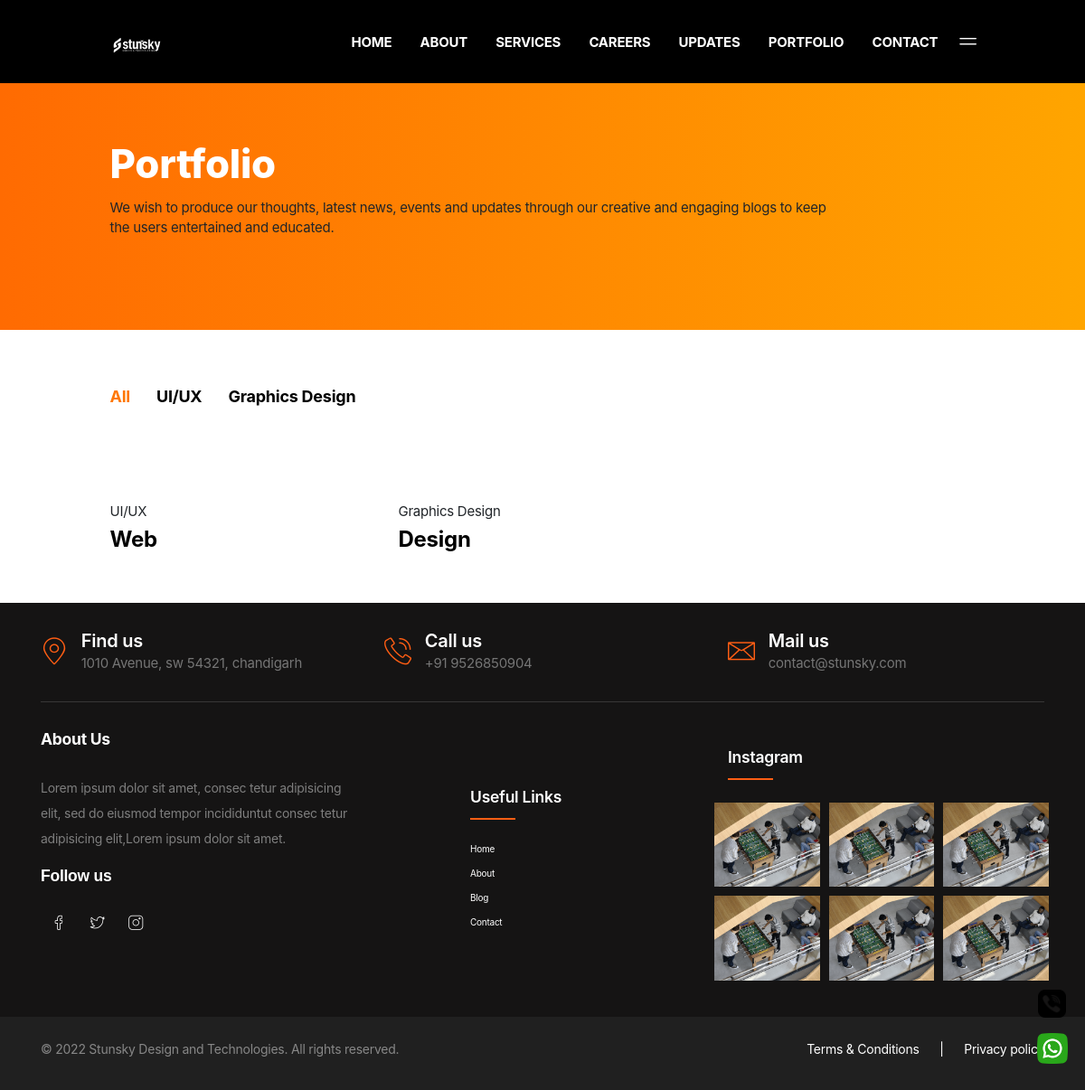
The app's page /portfolio with its own data.
### web/models.py (models this page shows, shortened)
class Category(models.Model):
    title = models.CharField(max_length=200)
    is_active = models.BooleanField(default=True)
    class Meta:
        verbose_name_plural = ("Categories")
    def __str__(self):
        return str(self.title)

class Portfolio(models.Model):
    category = models.ForeignKey(Category, on_delete=models.CASCADE)
    image = VersatileImageField('Image',upload_to='images/portfolio/')
    title = models.TextField(max_length=200)
    class Meta:
        verbose_name_plural = ("Portfolio")

### web/views.py (the view)
# urls.py: path('portfolio', views.portfolio, name="portfolio"),
def portfolio(request):
    category = Category.objects.filter(is_active = True)
    portfolio = Portfolio.objects.all()
    context = {
        "is_product" : True,
        "category" : category,
        "portfolio" : portfolio,
    }
    return render(request, 'portfolio.html', context)

### templates/portfolio.html (shortened to what this page needs)
{% extends 'partials/base.html' %}
{% load static %}
{% block content %}
<link rel="stylesheet" href="https://maxcdn.bootstrapcdn.com/bootstrap/3.3.7/css/bootstrap.min.css">
<main class="ptf-main">
<article class="ptf-page ptf-page--portfolio-grid">
	<section class="has-accent-1-background banner other">
		<div class="ptf-spacer" style=" --ptf-xxl: 16rem; --ptf-md: 12rem; --ptf-sm: 16rem;"></div>
			<div class="container-xxl">
				<div class="row">
					<div class="col-xl-10">
						<div class="ptf-animated-block" data-aos="fade" data-aos-delay="0">
							<h1 class="fz-70 fz-40--md fw-extrabold lh-1p1 has-white-color">Portfolio</h1>
							<div class="ptf-spacer" style=" --ptf-xxl:1rem;"></div>
							<p class="fz-18">We wish to produce our thoughts, latest news, events and updates through our creative and engaging blogs to keep the users entertained and educated.</p>
						</div>
					</div>
				</div>
				<div class="ptf-spacer" style=" --ptf-xxl: 4.375rem; --ptf-sm: 3.375rem;"></div>
			</div>
	</section>
	<section>
		<div class="ptf-spacer" style=" --ptf-xxl: 5rem; --ptf-sm: 2rem;"></div>
		<div class="container-xxl">
			<div class="ptf-animated-block" data-aos="fade" data-aos-delay="0">
				<ul class="ptf-filters ptf-filters--style-1" id="ptf-filter-grid">
					<li class="filter-item filter-item-active" data-filter="*">All</li>
					{% for categories in category %}
					<li class="filter-item" data-filter=".{{categories.title|slugify}}">{{categories.title}}</li>
					{% endfor %}
				</ul>
			</div>
			<div class="ptf-spacer" style=" --ptf-xxl: 6.25rem; --ptf-md: 3.125rem;"></div>
			<div class="ptf-animated-block" data-aos="fade" data-aos-delay="0">
				<div class="ptf-isotope-grid" data-columns="3" data-layout="masonry" data-x-gap="0" data-y-gap="10" data-controls="#ptf-filter-grid">
					{% for portfolios in portfolio %}
					<div class=" grid-item filter-1 filter-4 filter-7 {{portfolios.category.title|slugify}}">
						<article class="ptf-work ptf-work--style-1 ptf-work--large-title">
							<div class="ptf-work__media"><a class="ptf-work__link" href="{{portfolios.image.url}}"></a><img src=" {{portfolios.image.crop.675x675}} " alt="" loading="lazy">
							</div>
							<div class="ptf-work__meta">
								<div class="ptf-work__category">{{portfolios.category}}
								</div>
								<h4 class="ptf-work__title"><a href="#">{{portfolios.title}}</a>
								</h4>
							</div>
						</article>
					</div>
					{% endfor %}
				</div>
			</div>
		</div>
		<div class="ptf-spacer" style=" --ptf-xxl: 5rem; --ptf-md: 5rem; --ptf-sm: 2rem;"></div>
	</section>
</article>
</main>
{% endblock %}

### static/css/custom.css (style rules this page uses)
@media (min-width: 768px) { .other { height: 365px !important; } }
@media (min-width: 768px) { .fz-18 { font-size: 1.5rem; } }
@media (min-width: 768px) { .ptf-filters--style-1 { font-size: 1.8rem; font-weight: 700; } }
@media (min-width: 768px) { .ptf-work__category { font-size: 1.5rem !important; } }
@media (min-width: 768px) { .ptf-work__title a { font-size: 2.4rem !important; font-weight: 700; color: black !important; } }
@media (min-width: 768px) { .ptf-work__media { position: relative; overflow: hidden } }
.has-white-color { line-height: 1; }
.container-xxl { width: 81%; }
ul { margin: 0px; padding: 0px; }

### records on screen
Category: title "UI/UX"
Category: title "Graphics Design"
Portfolio: category "UI/UX", title "Web"
Portfolio: category "Graphics Design", title "Design"
